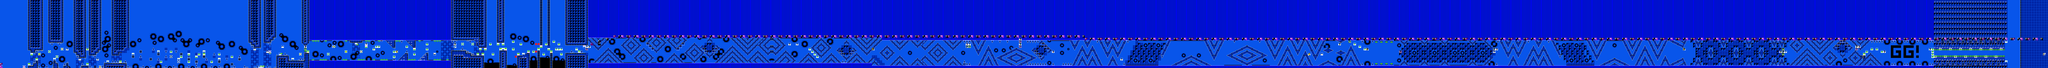

This is a level from a 2D game, rendered from its Tiled map with the project's own tilesets. A one-line summary and the map file follow, with tile-layer data summarised:
An orthogonal 808x27 tile map with 16x16 px tiles, 2 tile layers (SP, ...), 2 tilesets.

<map version="1.10" tiledversion="1.11.2" orientation="orthogonal" renderorder="right-down" width="808" height="27" tilewidth="16" tileheight="16" infinite="0" nextlayerid="3" nextobjectid="1">
 <editorsettings>
  <chunksize width="16" height="27" />
  <export target="../LEVELS/LEVEL DATA/lvlset_C/fairydust.csv" format="csv" />
 </editorsettings>
 <tileset firstgid="1" name="famidash" tilewidth="16" tileheight="16" tilecount="256" columns="16">
  <image source="../GRAPHICS/famidash.bmp" width="256" height="256" />
 </tileset>
 <tileset firstgid="257" name="sprites" tilewidth="16" tileheight="16" tilecount="256" columns="16">
  <image source="../GRAPHICS/sprites.png" width="256" height="256" />
 </tileset>
 <layer id="1" width="808" height="27">
  <data>[21816 cells, 21816 non-empty, 119 distinct tile ids]</data>
 </layer>
 <layer id="2" name="SP" width="808" height="27">
  <data>[21816 cells, 554 non-empty, 42 distinct tile ids]</data>
 </layer>
</map>
